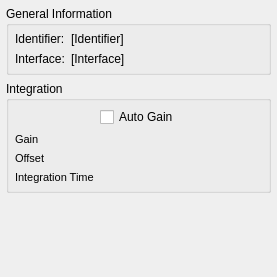
<?xml version="1.0" encoding="UTF-8"?>
<ui version="4.0">
 <class>DockWidgetTucsen</class>
 <widget class="QWidget" name="DockWidgetTucsen">
  <property name="geometry">
   <rect>
    <x>0</x>
    <y>0</y>
    <width>277</width>
    <height>277</height>
   </rect>
  </property>
  <property name="windowTitle">
   <string>Form</string>
  </property>
  <layout class="QVBoxLayout" name="verticalLayout">
   <property name="leftMargin">
    <number>6</number>
   </property>
   <property name="topMargin">
    <number>6</number>
   </property>
   <property name="rightMargin">
    <number>6</number>
   </property>
   <property name="bottomMargin">
    <number>6</number>
   </property>
   <item>
    <widget class="QGroupBox" name="groupInfo">
     <property name="sizePolicy">
      <sizepolicy hsizetype="Preferred" vsizetype="Minimum">
       <horstretch>0</horstretch>
       <verstretch>0</verstretch>
      </sizepolicy>
     </property>
     <property name="title">
      <string>General Information</string>
     </property>
     <layout class="QGridLayout" name="gridLayout">
      <property name="leftMargin">
       <number>6</number>
      </property>
      <property name="topMargin">
       <number>6</number>
      </property>
      <property name="rightMargin">
       <number>6</number>
      </property>
      <property name="bottomMargin">
       <number>6</number>
      </property>
      <item row="0" column="0">
       <widget class="QLabel" name="lbl1">
        <property name="sizePolicy">
         <sizepolicy hsizetype="Maximum" vsizetype="Preferred">
          <horstretch>0</horstretch>
          <verstretch>0</verstretch>
         </sizepolicy>
        </property>
        <property name="text">
         <string>Identifier:</string>
        </property>
       </widget>
      </item>
      <item row="1" column="0">
       <widget class="QLabel" name="lbl1_2">
        <property name="sizePolicy">
         <sizepolicy hsizetype="Maximum" vsizetype="Preferred">
          <horstretch>0</horstretch>
          <verstretch>0</verstretch>
         </sizepolicy>
        </property>
        <property name="text">
         <string>Interface:</string>
        </property>
       </widget>
      </item>
      <item row="1" column="1">
       <widget class="QLabel" name="lblInterface">
        <property name="text">
         <string>[Interface]</string>
        </property>
       </widget>
      </item>
      <item row="0" column="1">
       <widget class="QLabel" name="lblIdentifier">
        <property name="text">
         <string>[Identifier]</string>
        </property>
       </widget>
      </item>
     </layout>
    </widget>
   </item>
   <item>
    <widget class="QGroupBox" name="groupAcquisition">
     <property name="title">
      <string>Integration</string>
     </property>
     <layout class="QFormLayout" name="formLayout">
      <property name="leftMargin">
       <number>6</number>
      </property>
      <property name="topMargin">
       <number>6</number>
      </property>
      <property name="rightMargin">
       <number>6</number>
      </property>
      <property name="bottomMargin">
       <number>6</number>
      </property>
      <item row="2" column="0">
       <widget class="QLabel" name="lbl_Gain">
        <property name="font">
         <font>
          <pointsize>8</pointsize>
         </font>
        </property>
        <property name="text">
         <string>Gain</string>
        </property>
       </widget>
      </item>
      <item row="2" column="1">
       <widget class="SliderWidget" name="sW_Gain" native="true">
        <property name="decimals" stdset="0">
         <number>2</number>
        </property>
        <property name="suffix" stdset="0">
         <string> dB</string>
        </property>
        <property name="tracking" stdset="0">
         <bool>false</bool>
        </property>
       </widget>
      </item>
      <item row="3" column="0">
       <widget class="QLabel" name="lbl_Offset">
        <property name="font">
         <font>
          <pointsize>8</pointsize>
         </font>
        </property>
        <property name="text">
         <string>Offset</string>
        </property>
       </widget>
      </item>
      <item row="3" column="1">
       <widget class="SliderWidget" name="sW_Offset" native="true">
        <property name="decimals" stdset="0">
         <number>1</number>
        </property>
        <property name="tracking" stdset="0">
         <bool>false</bool>
        </property>
       </widget>
      </item>
      <item row="4" column="0">
       <widget class="QLabel" name="lbl_IntTime">
        <property name="font">
         <font>
          <pointsize>8</pointsize>
         </font>
        </property>
        <property name="text">
         <string>Integration Time</string>
        </property>
       </widget>
      </item>
      <item row="4" column="1">
       <widget class="SliderWidget" name="sW_IntTime" native="true">
        <property name="decimals" stdset="0">
         <number>0</number>
        </property>
        <property name="singleStep" stdset="0">
         <double>1.000000000000000</double>
        </property>
        <property name="maximum" stdset="0">
         <double>257.000000000000000</double>
        </property>
        <property name="value" stdset="0">
         <double>20.000000000000000</double>
        </property>
        <property name="suffix" stdset="0">
         <string>ms</string>
        </property>
        <property name="tracking" stdset="0">
         <bool>false</bool>
        </property>
       </widget>
      </item>
      <item row="1" column="1">
       <widget class="QCheckBox" name="check_GainAuto">
        <property name="text">
         <string>Auto Gain</string>
        </property>
       </widget>
      </item>
     </layout>
    </widget>
   </item>
   <item>
    <spacer name="verticalSpacer">
     <property name="orientation">
      <enum>Qt::Orientation::Vertical</enum>
     </property>
     <property name="sizeHint" stdset="0">
      <size>
       <width>20</width>
       <height>40</height>
      </size>
     </property>
    </spacer>
   </item>
  </layout>
 </widget>
 <customwidgets>
  <customwidget>
   <class>SliderWidget</class>
   <extends>QWidget</extends>
   <header>sliderWidget.h</header>
  </customwidget>
 </customwidgets>
 <resources/>
 <connections/>
</ui>
